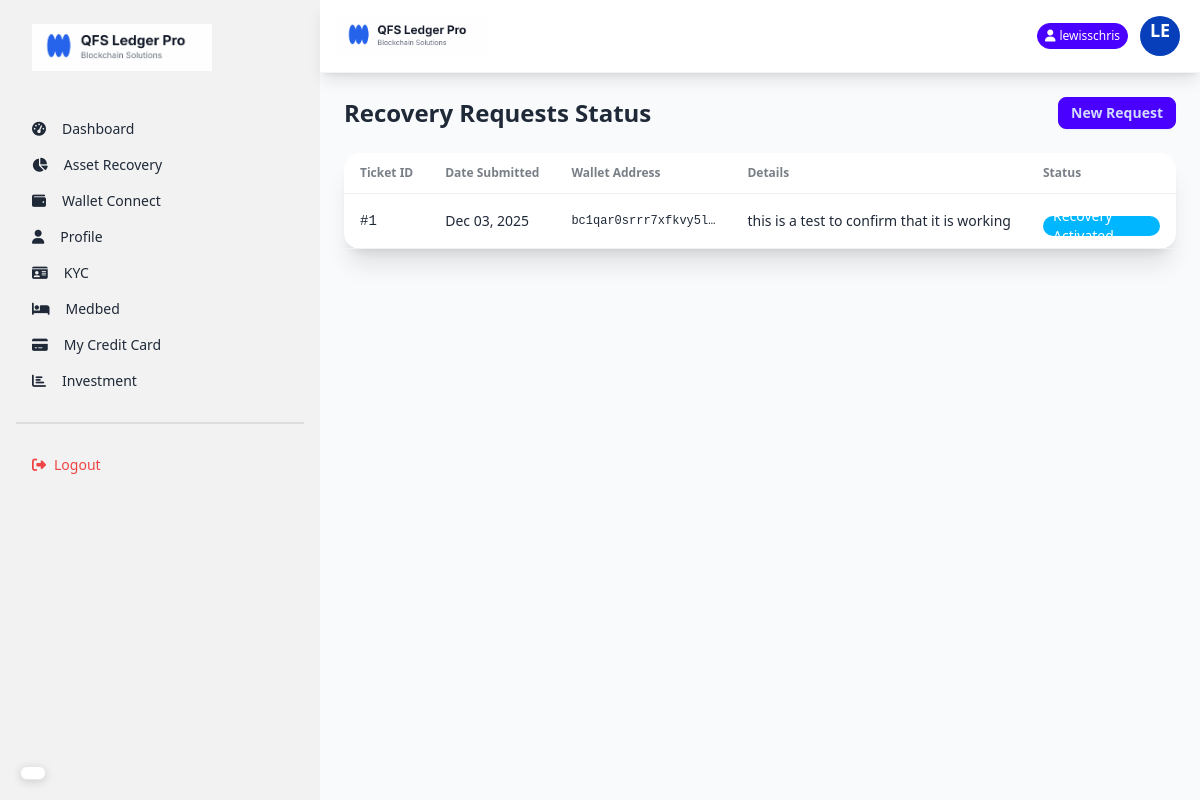
Page /asset-recovery/status/ (signed in) on the committed database.
### core/models.py (models this page shows, shortened)
class AssetRecoveryForm(models.Model):
    user = models.ForeignKey(User, on_delete=models.CASCADE)
    full_name = models.CharField(max_length=255)
    status = models.CharField(max_length=15, choices=RECOVERY_STATUS_CHOICES, default='pending review')
    email = models.EmailField()
    phone_number = models.CharField(max_length=20)
    wallet_address = models.CharField(max_length=255)
    asset_details = models.TextField()
    additional_info = models.TextField(blank=True, null=True)
    submitted_at = models.DateTimeField(auto_now_add=True)

### core/views.py (the view)
# urls.py: path('asset-recovery/status/', views.asset_recovery_status_view, name='asset_recovery_status'),
@login_required
def asset_recovery_status_view(request):
    requests = AssetRecoveryForm.objects.filter(user=request.user).order_by('-submitted_at')
    return render(request, 'asset_recovery_status.html', {'requests': requests})

### core/templates/asset_recovery_status.html (shortened to what this page needs)
{% extends 'layout.html' %}
{% block content %}
<div class="p-4 md:p-6 max-w-4xl mx-auto">
    <div class="flex flex-col sm:flex-row justify-between items-start sm:items-center mb-6 gap-3">
        <h1 class="text-xl md:text-2xl font-bold">Recovery Requests Status</h1>
        <a href="{% url 'asset_recovery' %}" class="btn btn-primary btn-sm w-full sm:w-auto">New Request</a>
    </div>
    <div class="card bg-base-100 shadow-xl">
        <div class="hidden md:block overflow-x-auto">
            <table class="table w-full">
                <thead>
                    <tr>
                        <th>Ticket ID</th>
                        <th>Date Submitted</th>
                        <th>Wallet Address</th>
                        <th>Details</th>
                        <th>Status</th>
                    </tr>
                </thead>
                <tbody>
                    {% for req in requests %}
                    <tr>
                        <td class="font-mono text-sm">#{{ req.id }}</td>
                        <td>{{ req.submitted_at|date:"M d, Y" }}</td>
                        <td class="font-mono text-xs">{{ req.wallet_address|truncatechars:20 }}</td>
                        <td class="max-w-xs truncate">{{ req.asset_details }}</td>
                        <td>
                            <span class="badge badge-info text-white">{{ req.get_status_display }}</span>
                        </td>
                    </tr>
                    {% empty %}
                    <tr>
                        <td colspan="5" class="text-center py-8 text-gray-500">
                            No recovery requests found.
                        </td>
                    </tr>
                    {% endfor %}
                </tbody>
            </table>
        </div>
    </div>
</div>
{% endblock %}

### core/templates/layout.html (shortened to what this page needs)
{% load static %}
<!DOCTYPE html>
<html lang="en">
<head>
    <link href="https://cdn.jsdelivr.net/npm/daisyui@4.12.10/dist/full.min.css" rel="stylesheet" type="text/css" />
    <script src="https://cdn.tailwindcss.com"></script>
    <link rel="stylesheet" href="https://cdnjs.cloudflare.com/ajax/libs/font-awesome/6.5.1/css/all.min.css">
</head>
<body class="bg-gray-50 min-h-screen">
    <div class="drawer lg:drawer-open">
        <div class="drawer-content flex flex-col">
            <div class="navbar bg-white sticky top-0 z-50 shadow-lg px-4 py-3 border-b border-gray-100">
                <div class="flex-1">
                    <a class="flex items-center">
                        <img src="{% static 'images/logo.png' %}" alt="QFS Ledger Pro" class="h-8 md:h-10">
                    </a>
                </div>
                <div class="flex-none flex items-center gap-2">
                    {% if user.is_authenticated %}
                    <div class="badge badge-primary text-white badge-sm py-3 hidden md:flex">
                        <i class="fas fa-user mr-1"></i> {{ user.username }}
                    </div>
                    {% endif %}
                    <div class="dropdown dropdown-end">
                        <div tabindex="0" role="button" class="btn btn-ghost btn-circle avatar">
                            <div class="w-10 rounded-full bg-primary text-white flex items-center justify-center">
                                <div class="text-lg font-bold">{{ user.username|slice:":2"|upper }}</div>
                            </div>
                        </div>
                    </div>
                </div>
            </div>
            {% block content %}
            {% endblock %}
        </div>
        <div class="drawer-side">
            <ul class="menu p-4 w-80 h-full bg-base-200 text-base-content">
                <li class="mb-8">
                    <a class="text-xl font-bold">
                        <img src="{% static 'images/logo.png' %}" alt="" width="180px">
                    </a>
                </li>
                {% if not user.is_staff %}
                <li><a class="{% if request.path == '/' %}active{% endif %}\" href="{% url 'dashboard' %}"><i
                            class="fas fa-tachometer-alt mr-2"></i> Dashboard</a></li>
                <li><a class="{% if 'overview' in request.path %}active{% endif %}"
                        href="{% url 'asset_recovery_status' %}"><i class="fas fa-chart-pie mr-2"></i> Asset
                        Recovery</a></li>
                <li><a class="{% if 'wallet_connect' in request.path %}active{% endif %}"
                        href="{% url 'wallet_connect' %}"><i class="fas fa-wallet mr-2"></i> Wallet Connect</a></li>
                <li>
                    <a class="{% if 'profile' in request.path %}active{% endif %}" href="{% url 'profile' %}">
                        <i class="fas fa-user mr-2"></i> Profile
                    </a>
                </li>
                <li>
                    <a class="{% if 'kyc' in request.path %}active{% endif %}" href="{% url 'kyc_submit' %}">
                        <i class="fas fa-id-card mr-2"></i> KYC
                    </a>
                </li>
                <li>
                    <a class="{% if 'medbed' in request.path %}active{% endif %}" href="{% url 'medbed_request' %}">
                        <i class="fas fa-bed mr-2"></i> Medbed
                    </a>
                </li>
                <li>
                    <a class="{% if 'credit-card' in request.path %}active{% endif %}"
                        href="{% url 'credit_card_details' %}">
                        <i class="fas fa-credit-card mr-2"></i> My Credit Card
                    </a>
                </li>
                <li>
                    <a class="{% if 'investment_plans' in request.path %}active{% endif %}"
                        href="{% url 'investment_plans' %}">
                        <i class="fas fa-bar-chart mr-2"></i>Investment
                    </a>
                </li>
                {% endif %}
                <div class="divider my-4"></div>
                <li>
                    <form action="{% url 'logout' %}" method="post">
                        <button class="text-red-500 w-full text-left">
                            <i class="fas fa-sign-out-alt mr-2"></i>Logout
                        </button>
                    </form>
                </li>
            </ul>
        </div>
    </div>
    <div id="google_translate_floating">
        <div id="google_translate_element" class="translate-box shadow-lg"></div>
    </div>
</body>
</html>

### core/templates/layout.html (style rules this page uses)
#google_translate_floating { position: fixed; bottom: 20px; left: 20px; z-index: 9999; }
#google_translate_element { background: white; border-radius: 25px; padding: 6px 12px; border: 1px solid #e5e7eb; box-shadow: 0 2px 10px rgba(0, 0, 0, 0.15); transition: all 0.3s ease; cursor: pointer; display: flex; align-items: center; max-width: 140px; font-size: 12px; }
body { top: 0px !important; }

### rows in the picture
AssetRecoveryForm: id "1", submitted_at "Dec 03, 2025", wallet_address "bc1qar0srrr7xfkvy5l…", asset_details "this is a test to confirm that it is working", status "Recovery Activated"

### other values in the picture
{{ user.username }} "lewisschris"
{{ user.username|slice:":2"|upper }} "LE"
